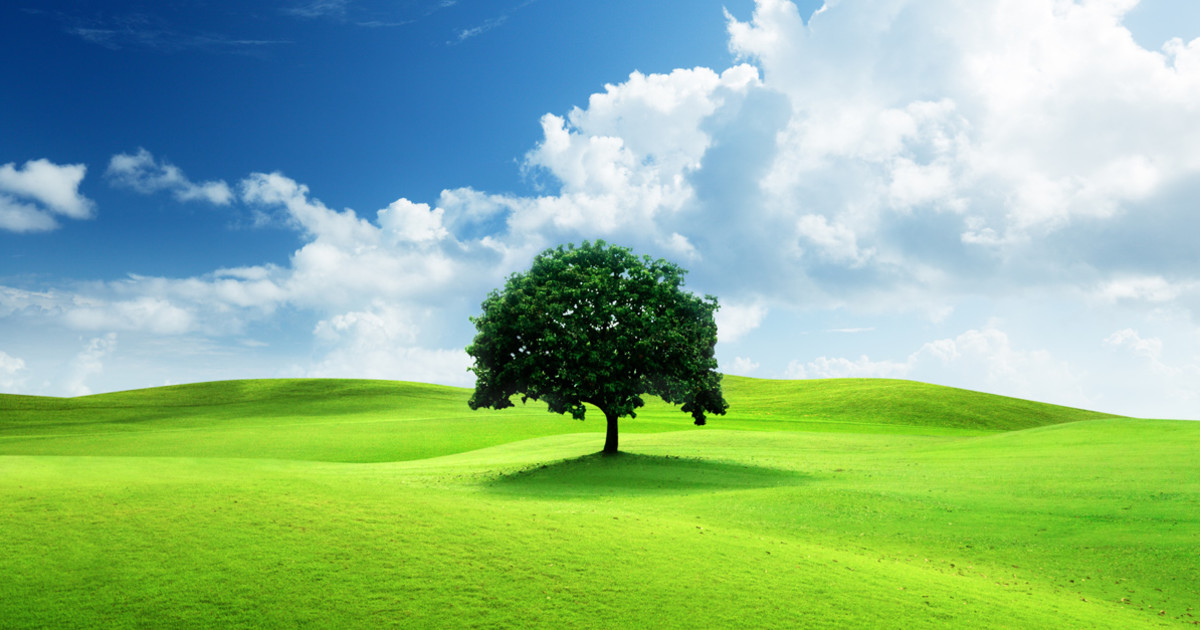
#> input picture image.jpg, 1200 x 630 px
$ python main.py
#> lines starting #> are read from the running program, lines starting #| are printed output that depends on the picture
import matplotlib.pyplot as plt
import numpy as np
from scipy import datasets
from PIL import Image


def haar_wavelet_transform(matrix):
    rows, cols = matrix.shape
    transformed_matrix = matrix.copy().astype(np.float64)

    for i in range(rows):
        transformed_matrix[i, :] = haar_wavelet_1d(transformed_matrix[i, :])


    for j in range(cols):
        transformed_matrix[:, j] = haar_wavelet_1d(transformed_matrix[:, j])


    return transformed_matrix

def inverse_haar_wavelet_transform(matrix):
    rows, cols = matrix.shape
    transformed_matrix = matrix.copy().astype(np.float64)

    for i in range(rows):
        transformed_matrix[i, :] = inverse_haar_wavelet_1d(transformed_matrix[i, :])

    for j in range(cols):
        transformed_matrix[:, j] = inverse_haar_wavelet_1d(transformed_matrix[:, j])

    return transformed_matrix

def haar_wavelet_1d(signal):
    length = len(signal)
    output = np.zeros(length)

    for i in range(0, length, 2):
        average = (signal[i] + signal[i + 1]) / np.sqrt(2)
        difference = (signal[i] - signal[i + 1]) / np.sqrt(2)

        output[i // 2] = average
        output[length // 2 + i // 2] = difference

    return output

def inverse_haar_wavelet_1d(signal):
    length = len(signal)
    output = np.zeros(length)

    for i in range(0, length - 1, 2):
        average = signal[i // 2]
        difference = signal[length // 2 + i // 2]

        output[i] = (average + difference) / np.sqrt(2)
        output[i + 1] = (average - difference) / np.sqrt(2)

    return output

def embed_watermark(host_image, watermark_image, scaling_factor=0.5):
    host_transformed = haar_wavelet_transform(host_image)

    region = host_transformed[:watermark_image.shape[0] // 2, :watermark_image.shape[1] // 2]

    watermark_image_pil = Image.fromarray(watermark_image)
    watermark_image_pil = watermark_image_pil.resize((region.shape[1], region.shape[0]))

    resized_watermark = np.array(watermark_image_pil)

    region += scaling_factor * resized_watermark

    watermarked_image = inverse_haar_wavelet_transform(host_transformed)

    return watermarked_image.astype(np.uint8)

def extract_watermark(watermarked_image):
    watermarked_transformed = haar_wavelet_transform(watermarked_image)

    extracted_watermark = watermarked_transformed[:watermarked_image.shape[0], :watermarked_image.shape[1]]

    extracted_watermark = inverse_haar_wavelet_transform(extracted_watermark)

    return extracted_watermark.astype(np.uint8)

def remove_watermark(watermarked_image, watermark):
    restored_image = watermarked_image.astype(np.float64) - watermark.astype(np.float64)

    restored_image = np.clip(restored_image, 0, 255)

    return restored_image.astype(np.uint8)


if __name__ == "__main__":
    # host_image = datasets.face(gray=True)
    # watermark_image = datasets.face(gray=True)


    host_image = Image.open("image.jpg")
#> host_image is the input picture: PIL image 1200x630 RGB; mean R, G, B 139.6, 183.3, 139.7
    watermark_image = Image.open("watermark2.jpg")
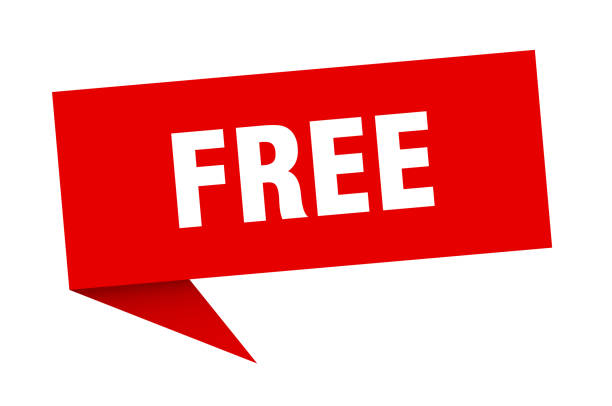
#> input picture watermark2.jpg, 612 x 406 px
#> watermark_image is the input picture: PIL image 612x406 RGB; mean R, G, B 245.2, 166.4, 166.4
    gray_host_image = host_image.convert("L")
    gray_host_image_np = np.array(gray_host_image)
    gray_watermark_image = watermark_image.convert("L")
    gray_watermark_image_np = np.array(gray_watermark_image)

    watermarked_image = embed_watermark(gray_host_image_np, gray_watermark_image_np, scaling_factor=1)
#> after the loop in inverse_haar_wavelet_transform, `for i in range(rows):`:
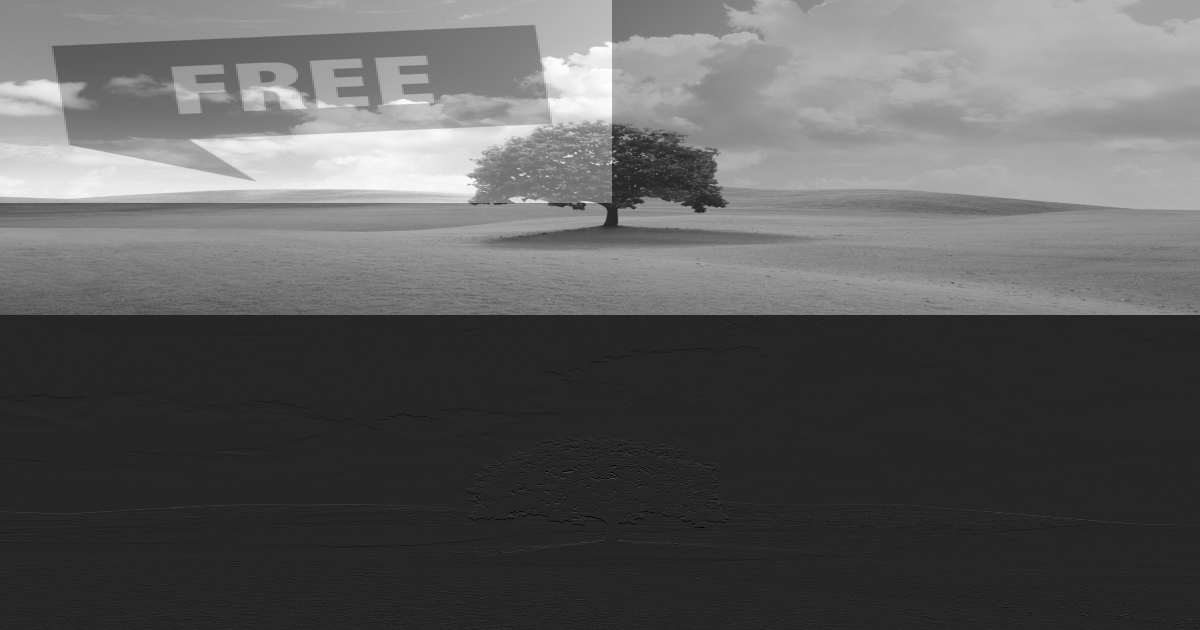
#> transformed_matrix: shape (630, 1200) float64; min -94.05, max 534.6, mean 139; drawn with min black and max white
#> in embed_watermark, `return watermarked_image.astype(np.uint8)`:
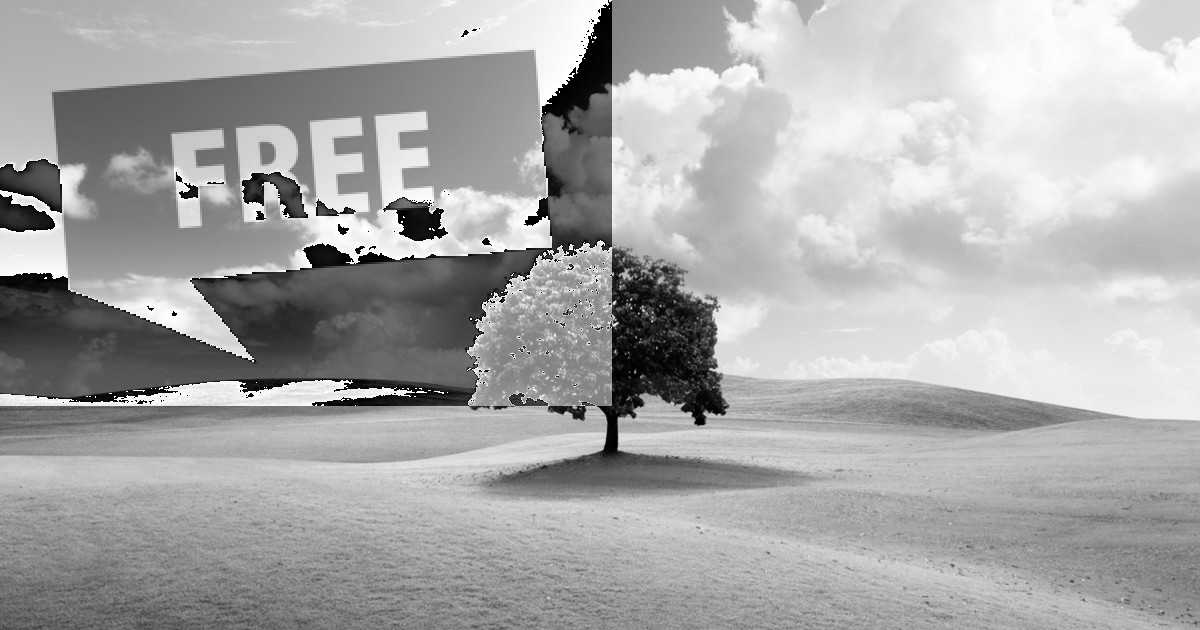
#> returned value: shape (630, 1200); min 0, max 255, mean 169.6

    extracted_watermark = extract_watermark(gray_watermark_image_np)
#> after the loop in haar_wavelet_transform (call 2), `for i in range(rows):`:
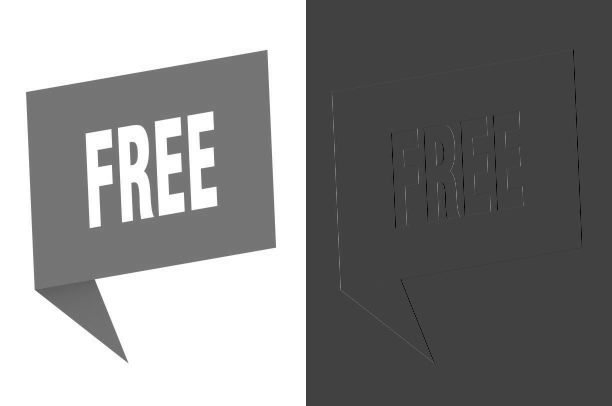
#> transformed_matrix: shape (406, 612) float64; min -125.2, max 360.6, mean 134.3; drawn with min black and max white
#> after the loop in haar_wavelet_transform (call 2), `for j in range(cols):`:
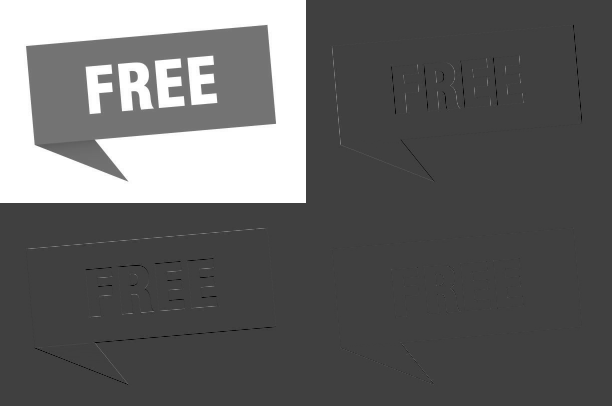
#> transformed_matrix: shape (406, 612) float64; min -171.5, max 510, mean 95; drawn with min black and max white
#> after the loop in inverse_haar_wavelet_transform (call 2), `for i in range(rows):`:
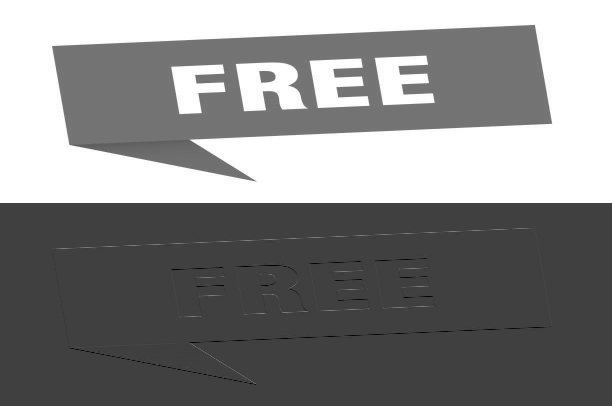
#> transformed_matrix: shape (406, 612) float64; min -120.9, max 360.6, mean 134.3; drawn with min black and max white

    # restored_image = remove_watermark(gray_watermark_image_np, extracted_watermark)

    scaled_extracted_watermark = extracted_watermark / 0.5
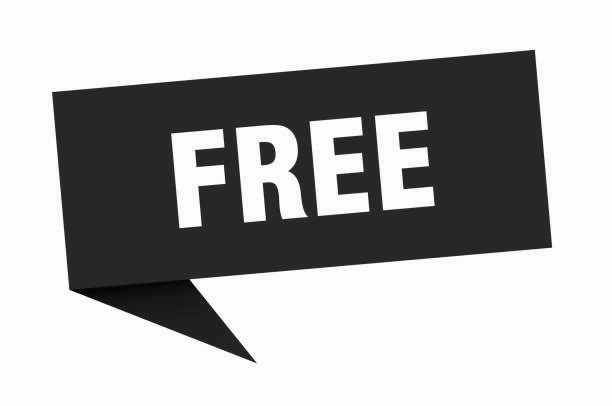
#> scaled_extracted_watermark: shape (406, 612) float64; min 70, max 510, mean 378; drawn with min black and max white

    plt.figure(figsize=(16, 4))

    plt.subplot(131)
    plt.imshow(gray_host_image, cmap='gray')
    plt.title('Original Image')

    plt.subplot(132)
    plt.imshow(watermarked_image, cmap='gray')
    plt.title('Watermarked Image')

    plt.subplot(133)
    plt.imshow(scaled_extracted_watermark, cmap='gray')
    plt.title('Extracted Watermark')

    plt.savefig("image+image.png")

    # plt.subplot(144)
    # plt.imshow(restored_image, cmap='gray')
    # plt.title('Restored Image (Watermark Removed)')

    plt.show()
